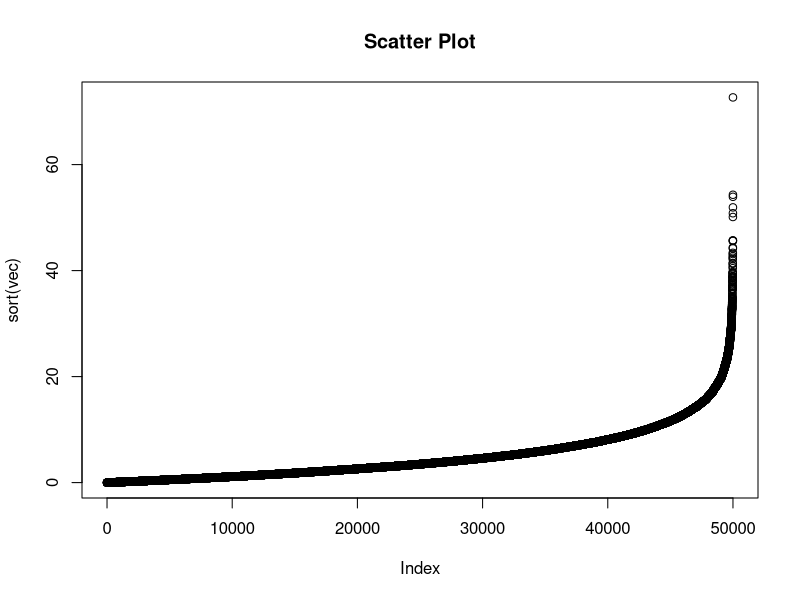
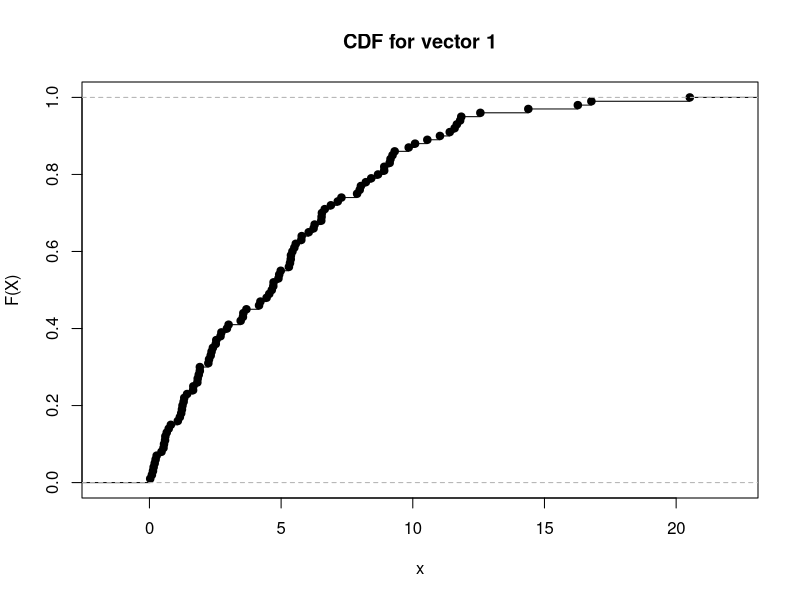
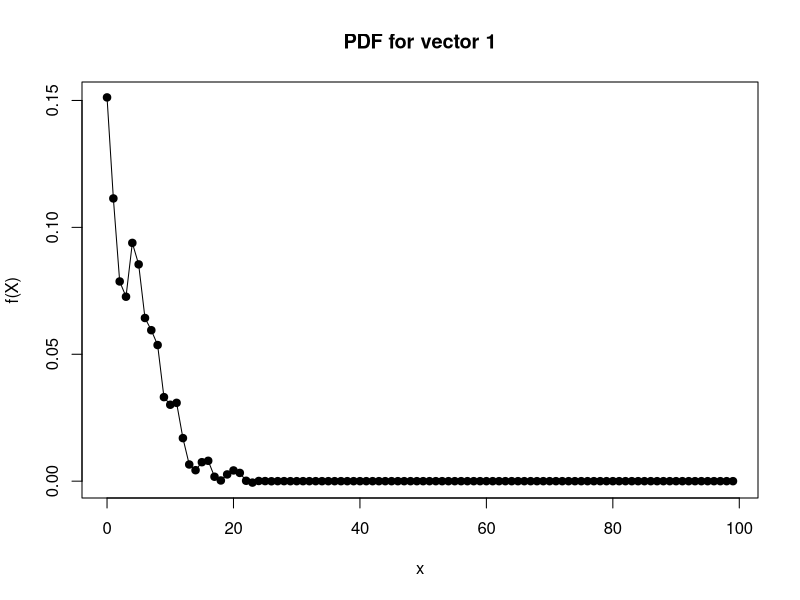
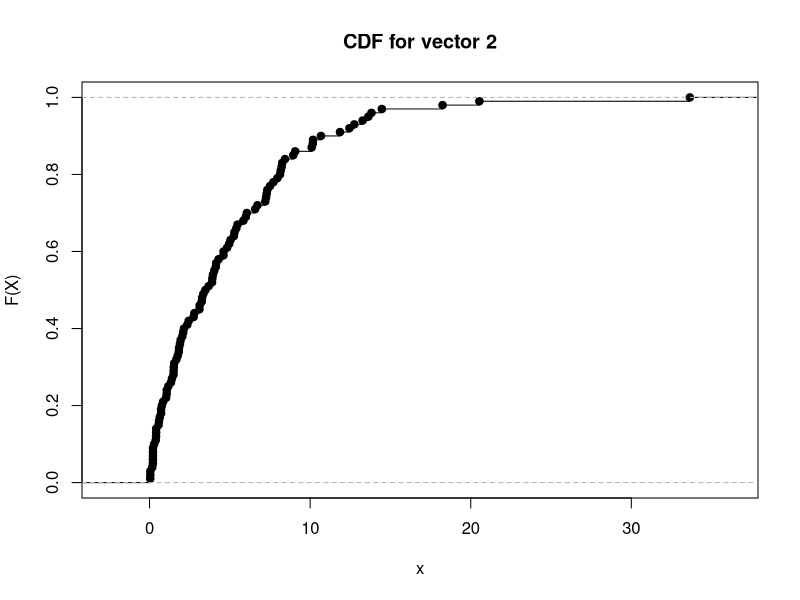
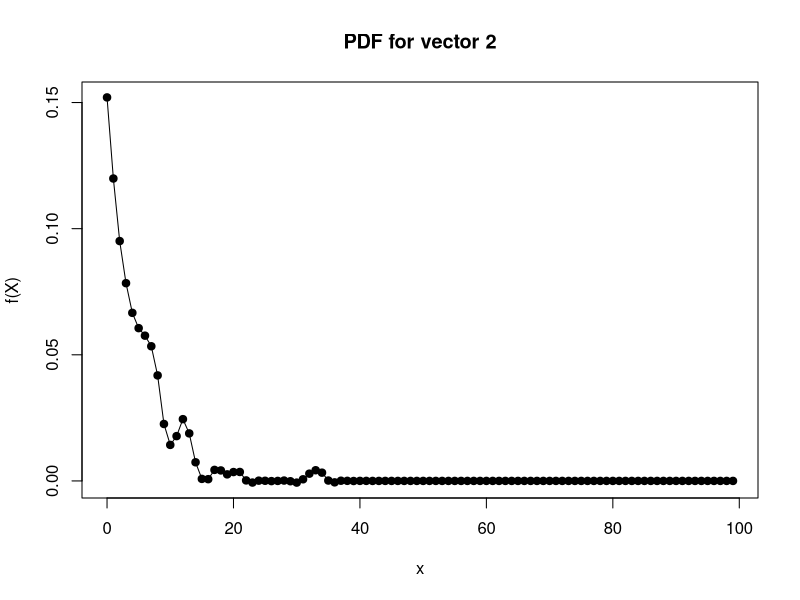
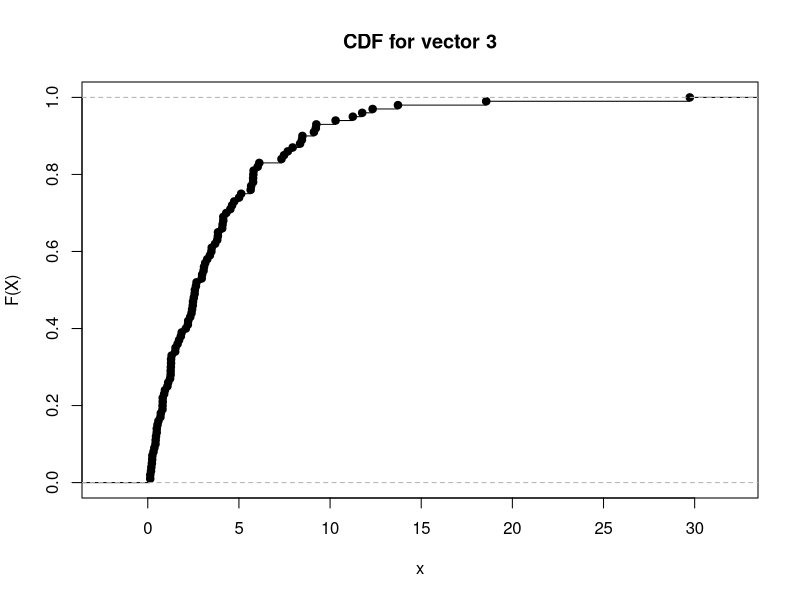
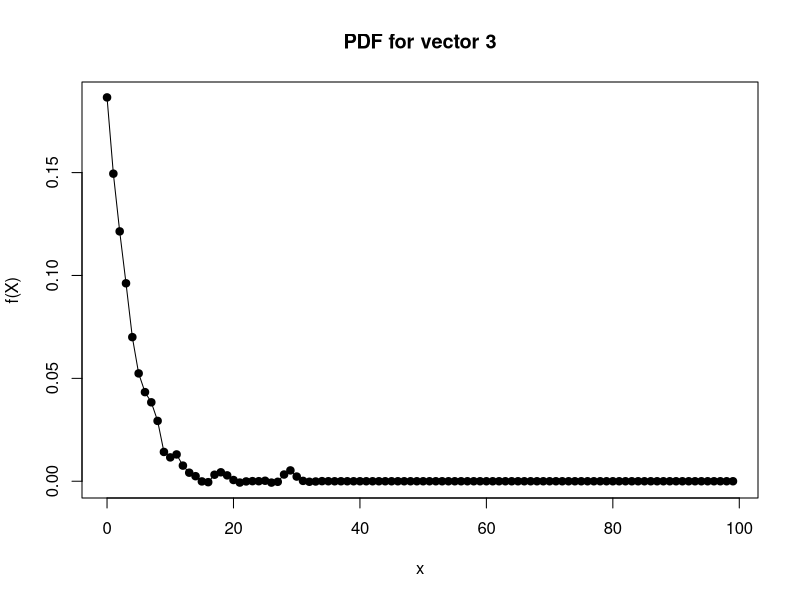
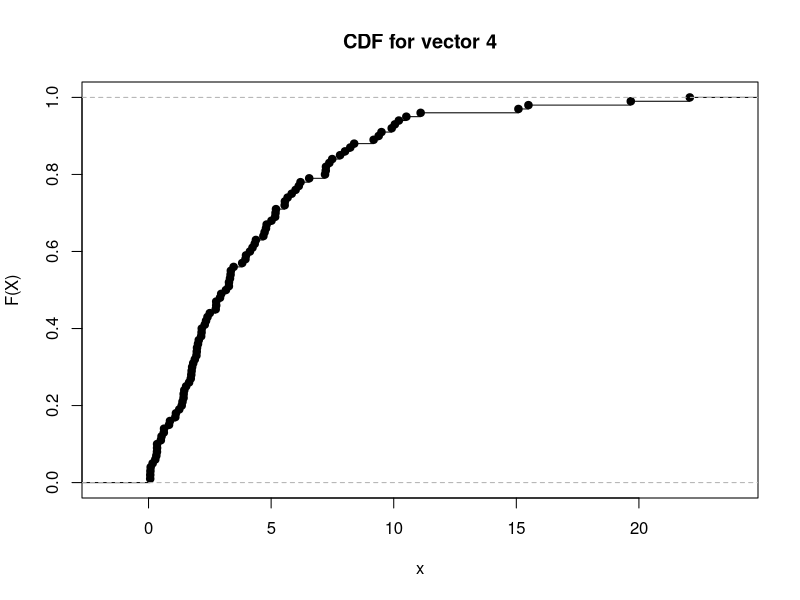

Reproduce these figures in R, in order.
x11()
lambda <- 0.2
vec <- rexp(50000, lambda)
plot(sort(vec), main="Scatter Plot")
cat("Press any key to continue\n")
x <- readLines("stdin", 1)

mat = matrix(vec, nrow = 500, ncol = 100)

for (i in 1:5)
{
    plot(ecdf(mat[i,]), ylab="F(X)", main=paste("CDF for vector", toString(i)))
    cat("Press any key to continue")
    x <- readLines("stdin", 1)

    pdata <- rep(0, 100);
    for(j in 1:100)
    {
        val=round(mat[i,j], 0);
        if(val <= 100)
            pdata[val] = pdata[val] + 1/100;
    }
    xcols <- c(0:99)
    pdf <- predict(smooth.spline(xcols, pdata, spar=0.2))

    plot(pdf, pch=19, xlab="x", ylab="f(X)", main=paste("PDF for vector", toString(i)))
    lines(pdf)
    #plot(density(mat[i,]), main=paste("PDF for vector", toString(i)))
    cat("Press any key to continue")
    x <- readLines("stdin", 1)

    cat("Vector ", i, ", Mean = ", mean(mat[i,]), ", Standard deviation = ", sqrt(var(mat[i,])), "\n", sep = "")
}

means = apply(mat, 1, mean)

plot(table(round(means)), main="Frequency for means")
cat("Press any key to continue\n")
x <- readLines("stdin", 1)

plot(ecdf(means), main="CDF for means")
cat("Press any key to continue\n")
x <- readLines("stdin", 1)

plot(density(means), main="PDF for means")
cat("Press any key to continue\n")
x <- readLines("stdin", 1)

cat("For means, Mean = ", mean(means), ", Standard deviation = ", sqrt(var(means)), "\n", sep = "")
cat("According to CLT, Expected Mean = ", 1/lambda, ", Expected Standard deviation = ", 0.1/lambda, "\n", sep = "")
